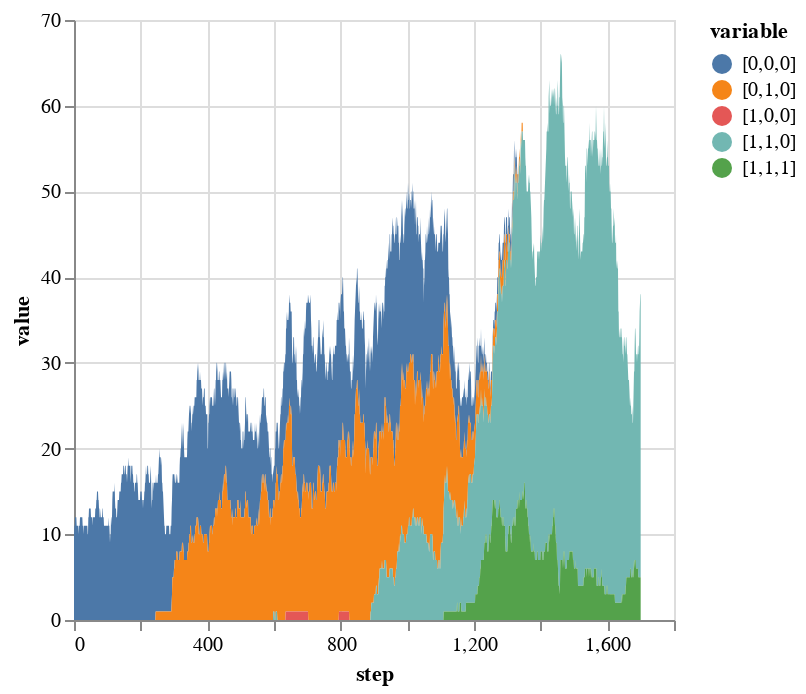

Notebook code for this chart:
### Code cell
#And lastly we can make plots of both the total number of cells of each genotype
genotypes = [replace(string(x)," "=>"") for x in sort!([x for x in keys(fitness)],by=x -> bit_2_int(BitArray(x)))]
stacked = stack(data,genotypes)

stacked |>
@vlplot(:area, x=:step, y={:value, stack=:zero}, color="variable:n")

### Figure 1 — Vega-Lite specification as saved in the notebook (floating-point values rounded to 4 significant figures; data arrays with more than 128 entries replaced by an {"elided": "..."} marker saying what was removed)
{"data": {"values": {"elided": "8505 records"}}, "encoding": {"color": {"field": "variable", "type": "nominal"}, "x": {"field": "step", "type": "quantitative"}, "y": {"field": "value", "stack": "zero", "type": "quantitative"}}, "mark": "area"}
